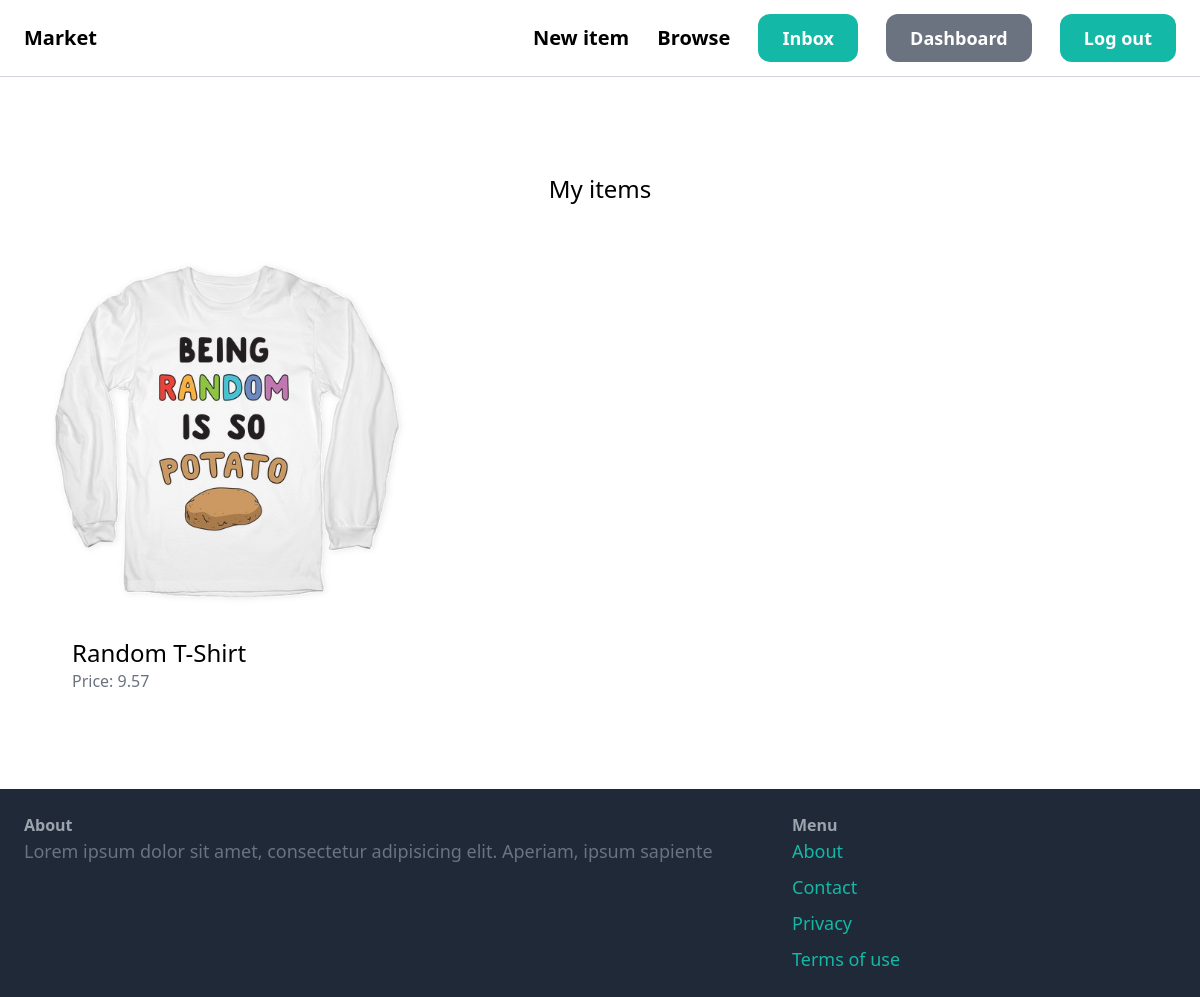
The app's page /dashboard/ (signed in) with its own data.
### market/item/models.py (models this page shows, shortened)
class Item(models.Model):
    name = models.CharField(max_length=255)
    description = models.TextField(
        blank=True,
        null=True
    )
    price = models.FloatField(
    )
    image = models.ImageField(
        upload_to='item_images',
        blank=True,
        null=True,
    )
    is_sold = models.BooleanField(
        default=False
    )
    created_by = models.ForeignKey(
        User,
        related_name='items',
        on_delete=models.CASCADE,
    )
    created_at = models.DateTimeField(
        auto_now_add=True
    )
    category = models.ForeignKey(
        Category,
        related_name='items',
        on_delete=models.CASCADE
    )

### market/dashboard/views.py (the view)
# urls.py: path('', dashboard, name='dashboard'),
@login_required
def dashboard(request):
    items = Item.objects.filter(created_by=request.user)
    context = {
        'items': items
    }
    return render(
        request,
        'dashboard/dashboard.html',
        context
    )

### templates/dashboard/dashboard.html (shortened to what this page needs)
{% extends 'core/base.html' %}
{% block content %}
<div class="mt-6 px-6 py-12 pg-gray-100 rounded-xl">
    <h2 class="mb-12 text-2xl text-center"> My items</h2>
    <div class="grid grid-cols-3 gap-3">
        {% for item in items %}
            <div>
                <a href="{% url 'detail' pk=item.pk %}">
                <div>
                    <img src="{{ item.image.url }}" alt="image" class="rounded-t-xl">
                </div>
                <div class="p-6 bg-white rounded-b-xl">
                    <h2 class="text-2xl">{{ item.name }}</h2>
                    <p class="text-gray-500">Price: {{ item.price }}</p>
                </div>
                    </a>
            </div>
        {% endfor %}
    </div>
</div>
{% endblock %}

### records on screen
Item: image (picture), name "Random T-Shirt", price "9.57"
